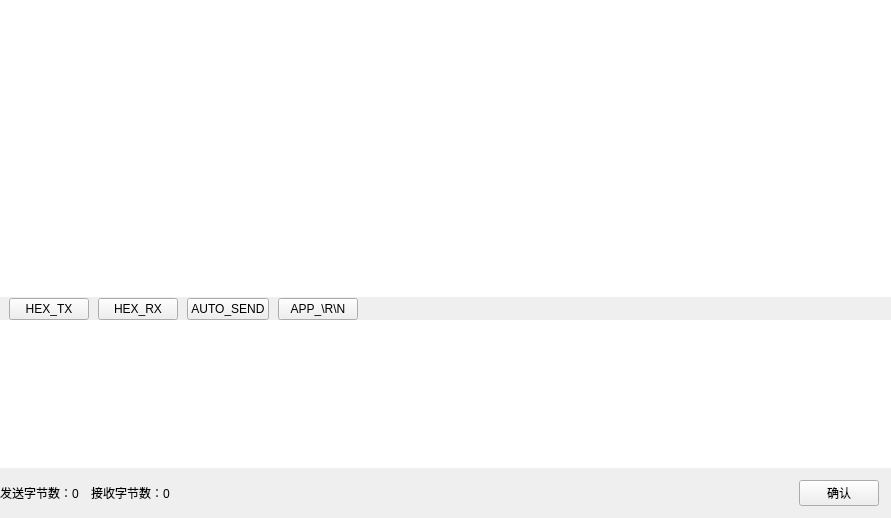
<?xml version="1.0" encoding="UTF-8"?>
<ui version="4.0">
 <class>WidgetSocketContent</class>
 <widget class="QWidget" name="WidgetSocketContent">
  <property name="geometry">
   <rect>
    <x>0</x>
    <y>0</y>
    <width>891</width>
    <height>518</height>
   </rect>
  </property>
  <property name="minimumSize">
   <size>
    <width>0</width>
    <height>0</height>
   </size>
  </property>
  <property name="windowTitle">
   <string>Form</string>
  </property>
  <layout class="QGridLayout" name="gridLayout">
   <property name="leftMargin">
    <number>0</number>
   </property>
   <property name="topMargin">
    <number>0</number>
   </property>
   <property name="rightMargin">
    <number>0</number>
   </property>
   <property name="bottomMargin">
    <number>0</number>
   </property>
   <property name="spacing">
    <number>0</number>
   </property>
   <item row="0" column="0">
    <widget class="QWidget" name="widget" native="true">
     <property name="styleSheet">
      <string notr="true">QWidget#widget
{
	border: 0px solid #dddddd;
	border-radius: 0.2em;
}</string>
     </property>
     <layout class="QGridLayout" name="gridLayout_2">
      <property name="leftMargin">
       <number>0</number>
      </property>
      <property name="topMargin">
       <number>0</number>
      </property>
      <property name="rightMargin">
       <number>0</number>
      </property>
      <property name="bottomMargin">
       <number>0</number>
      </property>
      <property name="spacing">
       <number>0</number>
      </property>
      <item row="0" column="0">
       <widget class="QSplitter" name="splitter">
        <property name="styleSheet">
         <string notr="true"/>
        </property>
        <property name="orientation">
         <enum>Qt::Orientation::Vertical</enum>
        </property>
        <property name="opaqueResize">
         <bool>true</bool>
        </property>
        <property name="handleWidth">
         <number>1</number>
        </property>
        <property name="childrenCollapsible">
         <bool>false</bool>
        </property>
        <widget class="QWidget" name="widgetContent" native="true">
         <property name="minimumSize">
          <size>
           <width>0</width>
           <height>0</height>
          </size>
         </property>
         <property name="styleSheet">
          <string notr="true">QWidget#widgetContent
{
	border: none;
}</string>
         </property>
         <layout class="QGridLayout" name="gridLayout_4">
          <property name="leftMargin">
           <number>0</number>
          </property>
          <property name="topMargin">
           <number>0</number>
          </property>
          <property name="rightMargin">
           <number>0</number>
          </property>
          <property name="bottomMargin">
           <number>0</number>
          </property>
          <property name="spacing">
           <number>0</number>
          </property>
          <item row="0" column="0">
           <widget class="QTextBrowser" name="tbDatas">
            <property name="contextMenuPolicy">
             <enum>Qt::ContextMenuPolicy::CustomContextMenu</enum>
            </property>
            <property name="styleSheet">
             <string notr="true">border: none;</string>
            </property>
            <property name="markdown">
             <string/>
            </property>
            <property name="html">
             <string>&lt;!DOCTYPE HTML PUBLIC &quot;-//W3C//DTD HTML 4.0//EN&quot; &quot;http://www.w3.org/TR/REC-html40/strict.dtd&quot;&gt;
&lt;html&gt;&lt;head&gt;&lt;meta name=&quot;qrichtext&quot; content=&quot;1&quot; /&gt;&lt;meta charset=&quot;utf-8&quot; /&gt;&lt;style type=&quot;text/css&quot;&gt;
p, li { white-space: pre-wrap; }
hr { height: 1px; border-width: 0; }
li.unchecked::marker { content: &quot;\2610&quot;; }
li.checked::marker { content: &quot;\2612&quot;; }
&lt;/style&gt;&lt;/head&gt;&lt;body style=&quot; font-family:'Microsoft YaHei UI'; font-size:9pt; font-weight:400; font-style:normal;&quot;&gt;
&lt;p style=&quot;-qt-paragraph-type:empty; margin-top:0px; margin-bottom:0px; margin-left:0px; margin-right:0px; -qt-block-indent:0; text-indent:0px; font-family:'SimSun';&quot;&gt;&lt;br /&gt;&lt;/p&gt;&lt;/body&gt;&lt;/html&gt;</string>
            </property>
           </widget>
          </item>
         </layout>
        </widget>
        <widget class="QWidget" name="widgetInput" native="true">
         <property name="minimumSize">
          <size>
           <width>0</width>
           <height>100</height>
          </size>
         </property>
         <property name="styleSheet">
          <string notr="true">QWidget#widgetInput
{
	border: none;
}</string>
         </property>
         <layout class="QGridLayout" name="gridLayout_3">
          <property name="leftMargin">
           <number>0</number>
          </property>
          <property name="topMargin">
           <number>0</number>
          </property>
          <property name="rightMargin">
           <number>0</number>
          </property>
          <property name="bottomMargin">
           <number>0</number>
          </property>
          <property name="spacing">
           <number>0</number>
          </property>
          <item row="0" column="0">
           <widget class="QWidget" name="widget_2" native="true">
            <property name="styleSheet">
             <string notr="true"/>
            </property>
            <layout class="QHBoxLayout" name="horizontalLayout">
             <property name="spacing">
              <number>9</number>
             </property>
             <property name="leftMargin">
              <number>9</number>
             </property>
             <property name="topMargin">
              <number>0</number>
             </property>
             <property name="rightMargin">
              <number>12</number>
             </property>
             <property name="bottomMargin">
              <number>0</number>
             </property>
             <item>
              <widget class="QPushButton" name="menuHexSend">
               <property name="sizePolicy">
                <sizepolicy hsizetype="Preferred" vsizetype="Fixed">
                 <horstretch>0</horstretch>
                 <verstretch>0</verstretch>
                </sizepolicy>
               </property>
               <property name="text">
                <string>HEX_TX</string>
               </property>
               <property name="checkable">
                <bool>true</bool>
               </property>
               <property name="menu" stdset="0">
                <bool>true</bool>
               </property>
              </widget>
             </item>
             <item>
              <widget class="QPushButton" name="menuHexRecv">
               <property name="sizePolicy">
                <sizepolicy hsizetype="Preferred" vsizetype="Fixed">
                 <horstretch>0</horstretch>
                 <verstretch>0</verstretch>
                </sizepolicy>
               </property>
               <property name="text">
                <string>HEX_RX</string>
               </property>
               <property name="checkable">
                <bool>true</bool>
               </property>
               <property name="menu" stdset="0">
                <bool>true</bool>
               </property>
              </widget>
             </item>
             <item>
              <widget class="QPushButton" name="menuAutoSend">
               <property name="sizePolicy">
                <sizepolicy hsizetype="Preferred" vsizetype="Fixed">
                 <horstretch>0</horstretch>
                 <verstretch>0</verstretch>
                </sizepolicy>
               </property>
               <property name="text">
                <string>AUTO_SEND</string>
               </property>
               <property name="checkable">
                <bool>true</bool>
               </property>
               <property name="menu" stdset="0">
                <bool>true</bool>
               </property>
              </widget>
             </item>
             <item>
              <widget class="QPushButton" name="menuAppReturn">
               <property name="sizePolicy">
                <sizepolicy hsizetype="Preferred" vsizetype="Fixed">
                 <horstretch>0</horstretch>
                 <verstretch>0</verstretch>
                </sizepolicy>
               </property>
               <property name="text">
                <string>APP_\R\N</string>
               </property>
               <property name="checkable">
                <bool>true</bool>
               </property>
               <property name="menu" stdset="0">
                <bool>true</bool>
               </property>
              </widget>
             </item>
             <item>
              <spacer name="horizontalSpacer_3">
               <property name="orientation">
                <enum>Qt::Orientation::Horizontal</enum>
               </property>
               <property name="sizeHint" stdset="0">
                <size>
                 <width>40</width>
                 <height>20</height>
                </size>
               </property>
              </spacer>
             </item>
            </layout>
           </widget>
          </item>
          <item row="1" column="0">
           <widget class="QTextEdit" name="tbSendDatas">
            <property name="contextMenuPolicy">
             <enum>Qt::ContextMenuPolicy::CustomContextMenu</enum>
            </property>
            <property name="styleSheet">
             <string notr="true">border: none;</string>
            </property>
            <property name="sizeAdjustPolicy">
             <enum>QAbstractScrollArea::SizeAdjustPolicy::AdjustToContents</enum>
            </property>
            <property name="placeholderText">
             <string/>
            </property>
           </widget>
          </item>
          <item row="2" column="0">
           <layout class="QHBoxLayout" name="horizontalLayout_2">
            <property name="spacing">
             <number>12</number>
            </property>
            <property name="leftMargin">
             <number>0</number>
            </property>
            <property name="topMargin">
             <number>12</number>
            </property>
            <property name="rightMargin">
             <number>12</number>
            </property>
            <property name="bottomMargin">
             <number>12</number>
            </property>
            <item>
             <widget class="QLabel" name="lbSendBytes">
              <property name="text">
               <string>发送字节数：0</string>
              </property>
             </widget>
            </item>
            <item>
             <widget class="QLabel" name="lbRecvBytes">
              <property name="text">
               <string>接收字节数：0</string>
              </property>
             </widget>
            </item>
            <item>
             <spacer name="horizontalSpacer_2">
              <property name="orientation">
               <enum>Qt::Orientation::Horizontal</enum>
              </property>
              <property name="sizeHint" stdset="0">
               <size>
                <width>40</width>
                <height>20</height>
               </size>
              </property>
             </spacer>
            </item>
            <item>
             <widget class="QPushButton" name="btnSend">
              <property name="text">
               <string>确认</string>
              </property>
              <property name="Cancel" stdset="0">
               <bool>true</bool>
              </property>
             </widget>
            </item>
           </layout>
          </item>
         </layout>
        </widget>
       </widget>
      </item>
     </layout>
    </widget>
   </item>
  </layout>
 </widget>
 <resources/>
 <connections/>
</ui>
